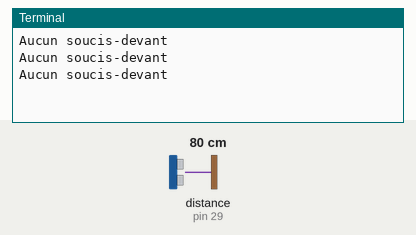
The program below on a simulated Raspberry Pi (header pin numbers). On the bench: the last lines printed to the terminal. The inputs (shaded band) are chosen by the test bench; at power-on: distance to the obstacle (sensor on pin 29) 80 cm. The clock reads 2024-03-15 10:24:30 at power-on unless the program sets it.

Above: at 1.2 s.
1.3 s: distance to the obstacle (sensor on pin 29) set to 2 cm
At 1.9 s:
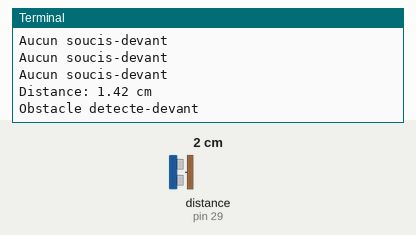
3.0 s: distance to the obstacle (sensor on pin 29) set to 4 cm
At 3.4 s:
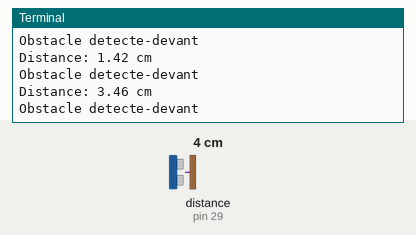

Measured:
- after the input at 1.3 s, the terminal: prints a new line after 0.22 s (image 1)
- after the input at 3.0 s, the terminal: prints a new line at once (image 2)

The program:

Story4UltraSon.py
```python
import RPi.GPIO as GPIO
import time


GPIO.setwarnings(False)
GPIO.setmode(GPIO.BOARD)

class CapteurUltraSons():

    def __init__(self, sonar, recept, distanceObstacle):
        self.pinSonar = sonar
        self.pinRecept = recept
        self.distanceObstacle = distanceObstacle

    def cleanup(self):
        GPIO.cleanup()

    def getDistance(self):
        while True :

            """Sortie"""
            GPIO.setup(self.pinRecept, GPIO.OUT)

            """Envoie une impulsion de 10 µs"""
            GPIO.output(self.pinRecept, True)
            time.sleep(0.00001)
            GPIO.output(self.pinRecept, False)

            start = time.time()
            count = time.time()

            """Entree"""
            GPIO.setup(self.pinSonar,GPIO.IN)

            """Sauvegarde le temps de départ de l'impulsion qui a été émise """
            while GPIO.input(self.pinSonar)==0 and time.time()-count<0.1:
                start = time.time()

            count=time.time()
            stop=count

            while GPIO.input(self.pinSonar)==1 and time.time()-count<0.1:
                """Sauvegarde le temps d'arrivée de l'impulsion """
                stop = time.time()

            """Calcul la différence de temps entre l'émission de l'impulsion et de la réception"""
            elapsed = stop-start

            """Multiplication du temps par la vitesse du son"""
            distance = elapsed * 34000
            distance = distance / 2

            """Permet d'arrondir la variable distance à deux décimales"""
            distance = round(distance,2)


            if distance < self.distanceObstacle and self.pinSonar == 29 and self.pinRecept == 31:
                print ("Distance:",distance - 0.5,"cm")
                print ("Obstacle detecte-devant")
                time.sleep(0.5)

            elif distance > self.distanceObstacle and self.pinSonar == 29 and self.pinRecept == 31:
                print ("Aucun soucis-devant")
                time.sleep(0.5)

capteurDevant = CapteurUltraSons(29,31,25)
try:
    while True:
        capteurDevant.getDistance()
        capteurDevant.cleanup()
except KeyboardInterrupt :
    print ("CTRL-C")
```
